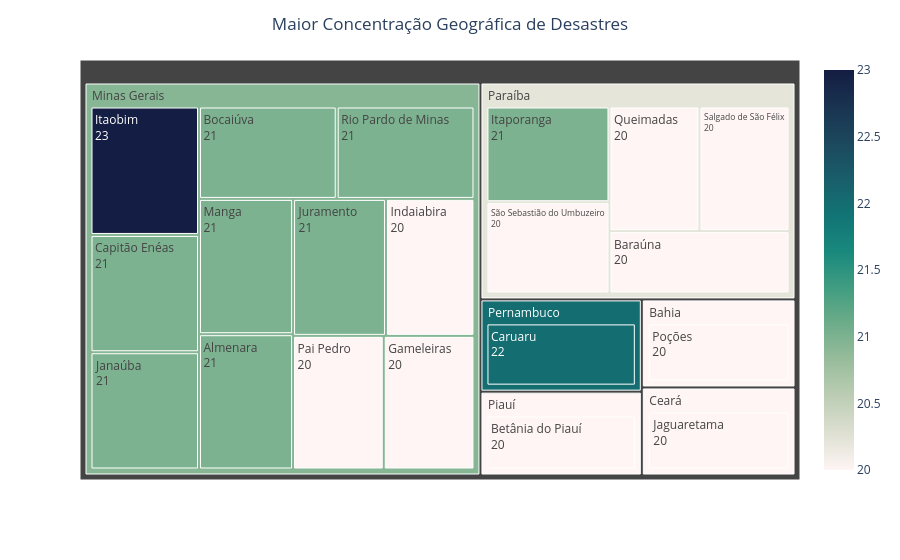

Notebook source saved alongside this figure:
### Markdown cell above
Criar gráfico
- Treemap

### Code cell
q2_df["full_state"] = q2_df["state"].map(brazil_states)

fig = px.treemap(
    q2_df,
    path=["full_state", "city"],
    values="occurrences",
    color="occurrences",
    color_continuous_scale="tempo"
)

fig.update_traces(
    texttemplate="%{label}<br>%{value}"
)

fig.update_layout(
    title="Maior Concentração Geográfica de Desastres",
    title_x=0.5,
    template="plotly_white",
    coloraxis_colorbar=dict(title="")
)

fig.show()

### Figure 1 — Plotly figure (JSON) as saved in the notebook; plotly's stock layout.template omitted (floating-point values rounded to 4 significant figures)
{"data": [{"branchvalues": "total", "customdata": [[23.0], [22.0], [21.0], [21.0], [21.0], [21.0], [21.0], [21.0], [21.0], [21.0], [20.0], [20.0], [20.0], [20.0], [20.0], [20.0], [20.0], [20.0], [20.0], [20.0], [20.94], [22.0], [20.21], [20.0], [20.0], [20.0]], "domain": {"x": [0, 1], "y": [0, 1]}, "hovertemplate": "labels=%{label}<br>occurrences_sum=%{value}<br>parent=%{parent}<br>id=%{id}<br>occurrences=%{color}<extra></extra>", "ids": ["Minas Gerais/Itaobim", "Pernambuco/Caruaru", "Paraíba/Itaporanga", "Minas Gerais/Capitão Enéas", "Minas Gerais/Janaúba", "Minas Gerais/Bocaiúva", "Minas Gerais/Rio Pardo de Minas", "Minas Gerais/Manga", "Minas Gerais/Almenara", "Minas Gerais/Juramento", "Paraíba/São Sebastião do Umbuzeiro", "Piauí/Betânia do Piauí", "Minas Gerais/Indaiabira", "Minas Gerais/Pai Pedro", "Paraíba/Queimadas", "Minas Gerais/Gameleiras", "Bahia/Poções", "Paraíba/Salgado de São Félix", "Ceará/Jaguaretama", "Paraíba/Baraúna", "Minas Gerais", "Pernambuco", "Paraíba", "Piauí", "Bahia", "Ceará"], "labels": ["Itaobim", "Caruaru", "Itaporanga", "Capitão Enéas", "Janaúba", "Bocaiúva", "Rio Pardo de Minas", "Manga", "Almenara", "Juramento", "São Sebastião do Umbuzeiro", "Betânia do Piauí", "Indaiabira", "Pai Pedro", "Queimadas", "Gameleiras", "Poções", "Salgado de São Félix", "Jaguaretama", "Baraúna", "Minas Gerais", "Pernambuco", "Paraíba", "Piauí", "Bahia", "Ceará"], "marker": {"coloraxis": "coloraxis", "colors": [23.0, 22.0, 21.0, 21.0, 21.0, 21.0, 21.0, 21.0, 21.0, 21.0, 20.0, 20.0, 20.0, 20.0, 20.0, 20.0, 20.0, 20.0, 20.0, 20.0, 20.94, 22.0, 20.21, 20.0, 20.0, 20.0]}, "name": "", "parents": ["Minas Gerais", "Pernambuco", "Paraíba", "Minas Gerais", "Minas Gerais", "Minas Gerais", "Minas Gerais", "Minas Gerais", "Minas Gerais", "Minas Gerais", "Paraíba", "Piauí", "Minas Gerais", "Minas Gerais", "Paraíba", "Minas Gerais", "Bahia", "Paraíba", "Ceará", "Paraíba", "", "", "", "", "", ""], "texttemplate": "%{label}<br>%{value}", "type": "treemap", "values": [23.0, 22.0, 21.0, 21.0, 21.0, 21.0, 21.0, 21.0, 21.0, 21.0, 20.0, 20.0, 20.0, 20.0, 20.0, 20.0, 20.0, 20.0, 20.0, 20.0, 230.0, 22.0, 101.0, 20.0, 20.0, 20.0]}], "layout": {"coloraxis": {"colorbar": {"title": {"text": ""}}, "colorscale": [[0, "rgb(254, 245, 244)"], [0.09091, "rgb(222, 224, 210)"], [0.1818, "rgb(189, 206, 181)"], [0.2727, "rgb(153, 189, 156)"], [0.3636, "rgb(110, 173, 138)"], [0.4545, "rgb(65, 157, 129)"], [0.5455, "rgb(25, 137, 125)"], [0.6364, "rgb(18, 116, 117)"], [0.7273, "rgb(25, 94, 106)"], [0.8182, "rgb(28, 72, 93)"], [0.9091, "rgb(25, 51, 80)"], [1, "rgb(20, 29, 67)"]]}, "legend": {"tracegroupgap": 0}, "margin": {"t": 60}, "title": {"text": "Maior Concentração Geográfica de Desastres", "x": 0.5}}}
